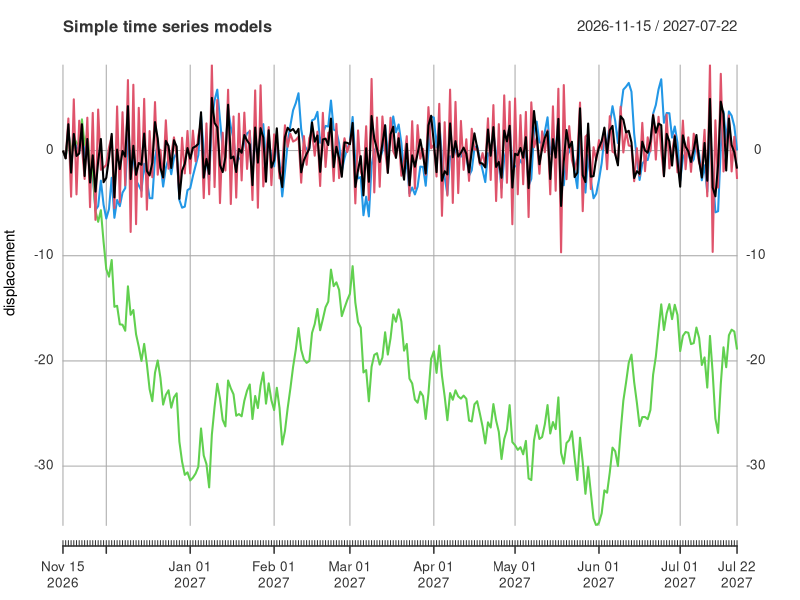
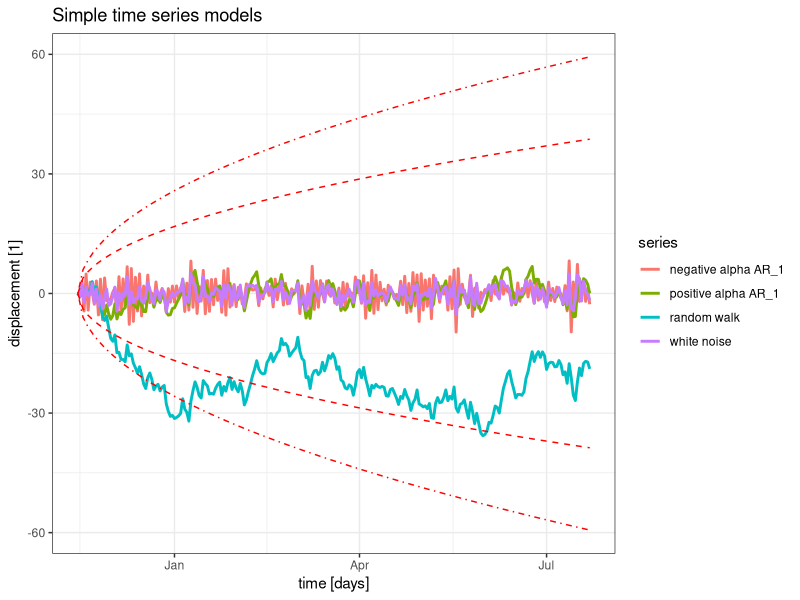
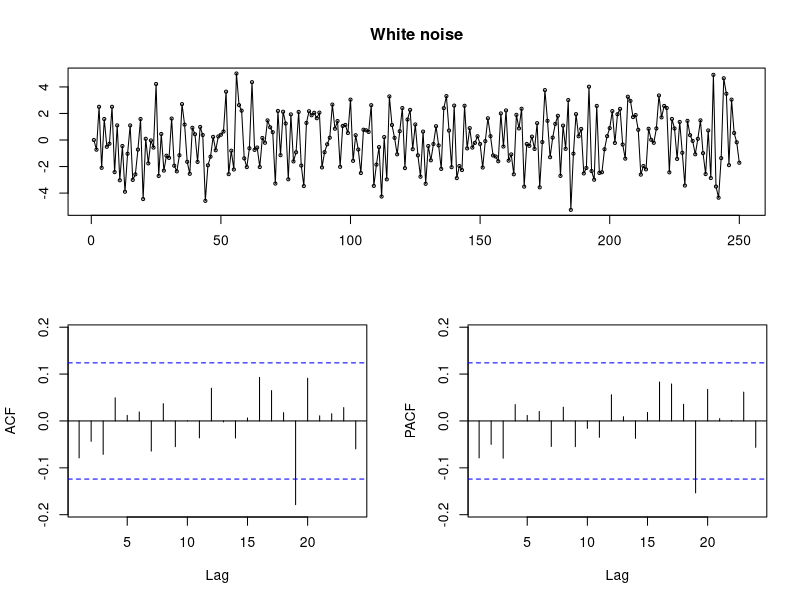
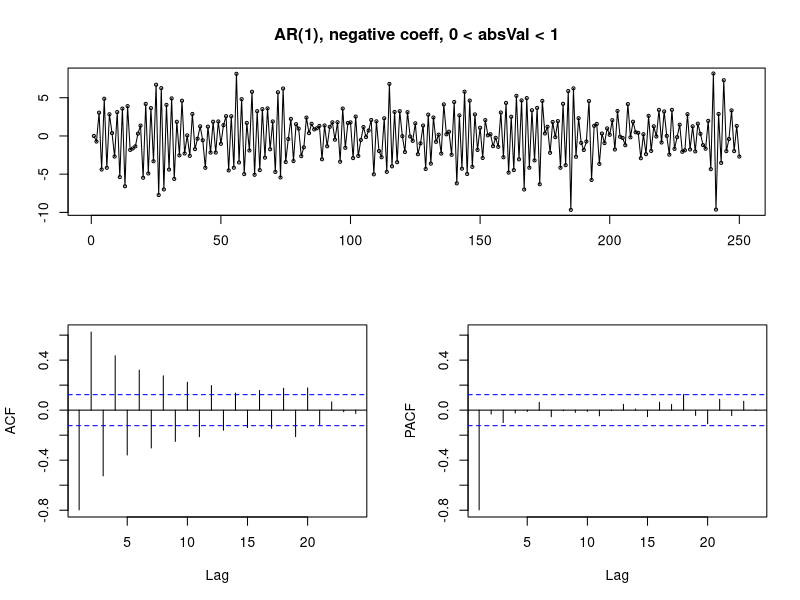
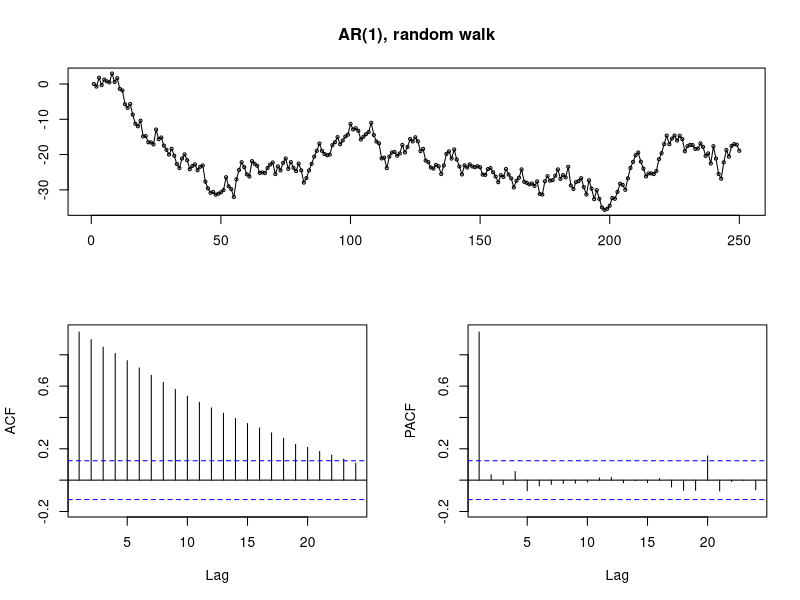
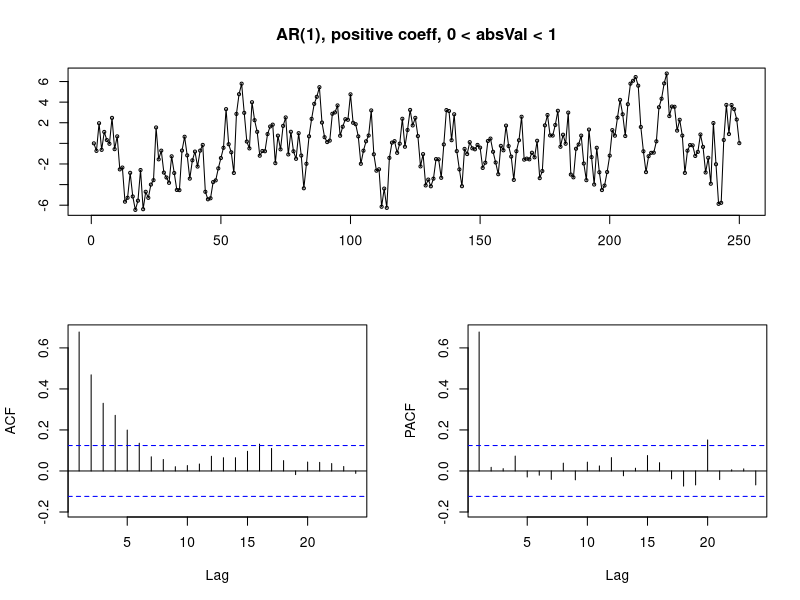
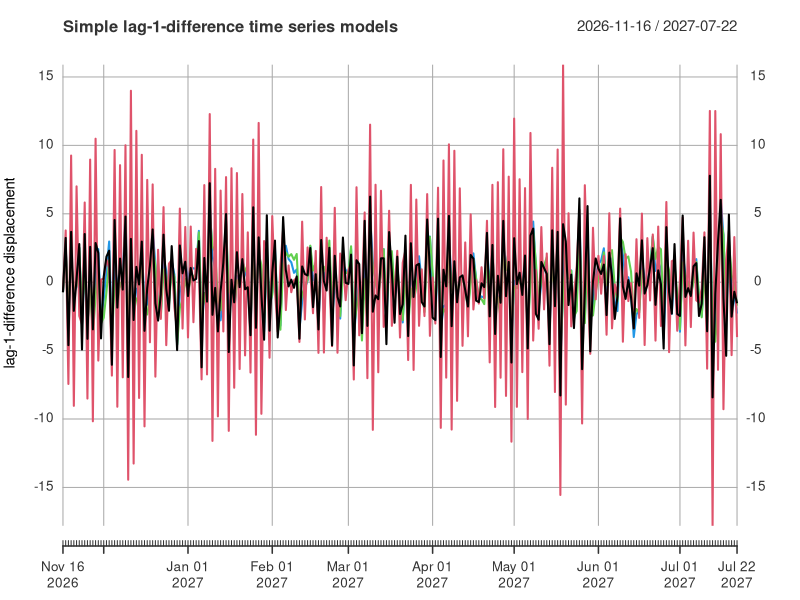
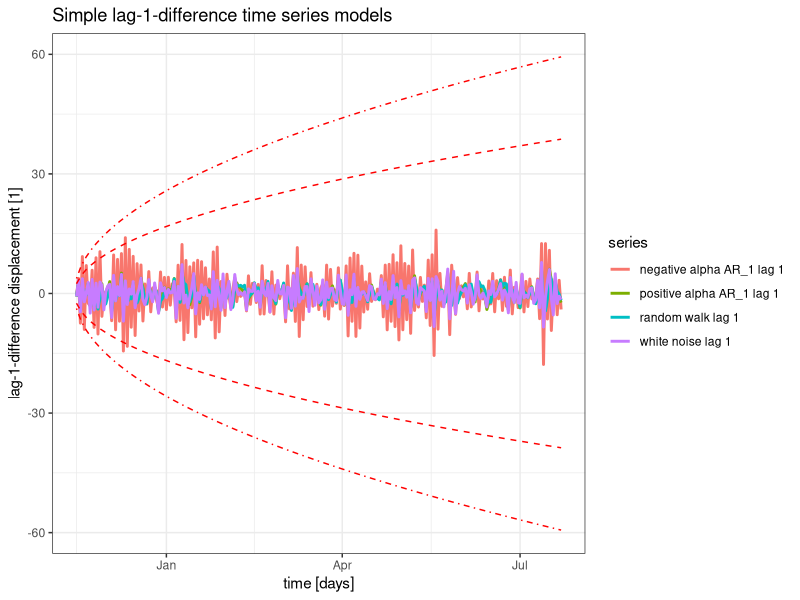

Here is the R script that generated these plots, in order:
## ---- chunk 1
knitr::opts_chunk$set(echo = TRUE)
## ---- chunk 2
library(tidyverse)
library(xts)
library(forecast)
library(urca)
## ---- chunk 3
n <- 250
alpha <- 0.75
sigma <- 2.0
## ---- chunk 4
time <- Sys.Date() + 0:(n - 1)
y1 <- y2 <- y3 <- y4 <- c(rep(x = 0, times = n))
## ---- chunk 5
# Gaussian white noise
w <-
  rnorm(n = n ,
        mean = 0 ,
        sd = sigma)

# alternative: Gossetian white noise (df = 2)
#w <-
#  rt(n = n , df = 2)
## ---- chunk 6
for (i in 2:n) {
  
  # white noise
  y1[i] <- w[i]
  
  # AR(1): negative coeff, 0 < absVal < 1
  y2[i] <- -alpha * y2[i - 1] + w[i]
  
  # AR(1): random walk
  y3[i] <- y3[i - 1] + w[i]
  
  # AR(1): positive coeff, 0 < absVal < 1
  y4[i] <- alpha * y4[i - 1] + w[i]
}
## ---- chunk 7
y_xts <- xts(x = t(rbind(y1, y2, y3, y4)) ,
             order.by = time)
## ---- chunk 8
quantileLineNorm <-
  function(x,
           sign = 1,
           prob = 0.89,
           sigma = 1.0) {
    t1 <- (x - Sys.Date())
    t2 <- as.numeric(t1)
    out <- sign * qnorm(p = prob, mean = 0, sd = sigma) * sqrt(t2)
    return(out)
  }
## ---- chunk 9
plot.xts(
  x = y_xts ,
  main = "Simple time series models" ,
  xlab = "time" ,
  ylab = "displacement"
)
## ---- chunk 10
mseries <-
  cbind(y_xts$y1 ,
        y_xts$y2 ,
        y_xts$y3 ,
        y_xts$y4)
names(mseries) <-
  c("white noise" ,
    "negative alpha AR_1" ,
    "random walk" ,
    "positive alpha AR_1")
index(mseries) <-
  as.Date(index(mseries))

broom::tidy(x = mseries) %>%
  ggplot(data = .,
         mapping = aes(x = index, y = value, colour = series)) +
  geom_line(size = 1.0) +
  labs(title = "Simple time series models") +
  xlab(label = "time [days]") +
  ylab(label = "displacement [1]") +
  stat_function(
    fun = quantileLineNorm,
    args = list(sign = 1,
                prob = 0.89,
                sigma = sigma),
    linetype = "dashed",
    colour = "red"
  ) +
  stat_function(
    fun = quantileLineNorm,
    args = list(
      sign = -1,
      prob = 0.89,
      sigma = sigma
    ),
    linetype = "dashed",
    colour = "red"
  ) +
  stat_function(
    fun = quantileLineNorm,
    args = list(sign = 1,
                prob = 0.97,
                sigma = sigma),
    linetype = "dotdash",
    colour = "red"
  ) +
  stat_function(
    fun = quantileLineNorm,
    args = list(
      sign = -1,
      prob = 0.97,
      sigma = sigma
    ),
    linetype = "dotdash",
    colour = "red"
  ) +
  theme_bw()
## ---- chunk 11
forecast::tsdisplay(
  x = y_xts$y1,
  plot.type = "partial",
  points = TRUE,
  ci.type = "white",
  na.action = na.pass,
  main = "White noise"
)
## ---- chunk 12
forecast::tsdisplay(
  x = y_xts$y2,
  plot.type = "partial",
  points = TRUE,
  ci.type = "white",
  na.action = na.pass,
  main = "AR(1), negative coeff, 0 < absVal < 1"
)
## ---- chunk 13
forecast::tsdisplay(
  x = y_xts$y3,
  plot.type = "partial",
  points = TRUE,
  ci.type = "white",
  na.action = na.pass,
  main = "AR(1), random walk"
)
## ---- chunk 14
forecast::tsdisplay(
  x = y_xts$y4,
  plot.type = "partial",
  points = TRUE,
  ci.type = "white",
  na.action = na.pass,
  main = "AR(1), positive coeff, 0 < absVal < 1"
)
## ---- chunk 15
coredata(y_xts) %>%
  apply(
    X = .,
    MARGIN = 2,
    FUN = ur.df,
    type = "none",
    #lags = 32 ,
    selectlags = "AIC"
  ) %>%
  map(function(urca.element) {
    return(
      tibble(
        critical_values = as.data.frame(urca.element@cval) %>%
          filter(row_number() == 1),
        test_statistic = urca.element@teststat
      )
    )
  }) %>%
  map(function(results_table) {
    results_table %>%
      transmute(
        .data = .,
        `0.01` = .$critical_values$`1pct`,
        `0.05` = .$critical_values$`5pct`,
        `0.10` = .$critical_values$`10pct`,
        teststat = .$test_statistic
      )
  }) %>%
  bind_rows(.id = "time_series")
## ---- chunk 16
coredata(y_xts) %>%
  apply(
    X = .,
    MARGIN = 2,
    FUN = ur.kpss,
    type = "mu" ,
    lags = "long"
  ) %>%
  map(function(urca.element) {
    return(
      tibble(
        critical_values = as.data.frame(urca.element@cval) %>%
          filter(row_number() == 1),
        test_statistic = urca.element@teststat
      )
    )
  }) %>%
  map(function(results_table) {
    results_table %>%
      transmute(
        .data = .,
        `0.01` = .$critical_values$`1pct`,
        `0.05` = .$critical_values$`5pct`,
        `0.10` = .$critical_values$`10pct`,
        teststat = .$test_statistic
      )
  }) %>%
  bind_rows(.id = "time_series")
## ---- chunk 17
y_diff_xts <- diff(x = y_xts, lag = 1) %>%
  na.omit(object = .)
## ---- chunk 18
plot.xts(
  x = y_diff_xts ,
  main = "Simple lag-1-difference time series models" ,
  xlab = "time" ,
  ylab = "lag-1-difference displacement"
)
## ---- chunk 19
mseries2 <-
  cbind(y_diff_xts$y1 ,
        y_diff_xts$y2 ,
        y_diff_xts$y3 ,
        y_diff_xts$y4)
names(mseries2) <-
  c(
    "white noise lag 1" ,
    "negative alpha AR_1 lag 1" ,
    "random walk lag 1" ,
    "positive alpha AR_1 lag 1"
  )
index(mseries2) <-
  as.Date(index(mseries2))

broom::tidy(x = mseries2) %>%
  ggplot(data = .,
         mapping = aes(x = index, y = value, colour = series)) +
  geom_line(size = 1.0) +
  labs(title = "Simple lag-1-difference time series models") +
  xlab(label = "time [days]") +
  ylab(label = "lag-1-difference displacement [1]") +
  stat_function(
    fun = quantileLineNorm,
    args = list(sign = 1,
                prob = 0.89,
                sigma = sigma),
    linetype = "dashed",
    colour = "red"
  ) +
  stat_function(
    fun = quantileLineNorm,
    args = list(
      sign = -1,
      prob = 0.89,
      sigma = sigma
    ),
    linetype = "dashed",
    colour = "red"
  ) +
  stat_function(
    fun = quantileLineNorm,
    args = list(sign = 1,
                prob = 0.97,
                sigma = sigma),
    linetype = "dotdash",
    colour = "red"
  ) +
  stat_function(
    fun = quantileLineNorm,
    args = list(
      sign = -1,
      prob = 0.97,
      sigma = sigma
    ),
    linetype = "dotdash",
    colour = "red"
  ) +
  theme_bw()
## ---- chunk 20
forecast::tsdisplay(
  x = y_diff_xts$y1,
  plot.type = "partial",
  points = TRUE,
  ci.type = "white",
  na.action = na.pass,
  main = "Lag-1-difference white noise"
)
## ---- chunk 21
forecast::tsdisplay(
  x = y_diff_xts$y2,
  plot.type = "partial",
  points = TRUE,
  ci.type = "white",
  na.action = na.pass,
  main = "Lag-1-difference AR(1), negative coeff, 0 < absVal < 1"
)
## ---- chunk 22
forecast::tsdisplay(
  x = y_diff_xts$y3,
  plot.type = "partial",
  points = TRUE,
  ci.type = "white",
  na.action = na.pass,
  main = "Lag-1-difference AR(1), random walk"
)
## ---- chunk 23
forecast::tsdisplay(
  x = y_diff_xts$y4,
  plot.type = "partial",
  points = TRUE,
  ci.type = "white",
  na.action = na.pass,
  main = "Lag-1-difference AR(1), positive coeff, 0 < absVal < 1"
)
## ---- chunk 24
coredata(y_diff_xts) %>%
  apply(
    X = .,
    MARGIN = 2,
    FUN = ur.df,
    type = "none",
    #lags = 32 ,
    selectlags = "AIC"
  ) %>%
  map(function(urca.element) {
    return(
      tibble(
        critical_values = as.data.frame(urca.element@cval) %>%
          filter(row_number() == 1),
        test_statistic = urca.element@teststat
      )
    )
  }) %>%
  map(function(results_table) {
    results_table %>%
      transmute(
        .data = .,
        `0.01` = .$critical_values$`1pct`,
        `0.05` = .$critical_values$`5pct`,
        `0.10` = .$critical_values$`10pct`,
        teststat = .$test_statistic
      )
  }) %>%
  bind_rows(.id = "time_series")
## ---- chunk 25
coredata(y_diff_xts) %>%
  apply(
    X = .,
    MARGIN = 2,
    FUN = ur.kpss,
    type = "mu" ,
    lags = "long"
  ) %>%
  map(function(urca.element) {
    return(
      tibble(
        critical_values = as.data.frame(urca.element@cval) %>%
          filter(row_number() == 1),
        test_statistic = urca.element@teststat
      )
    )
  }) %>%
  map(function(results_table) {
    results_table %>%
      transmute(
        .data = .,
        `0.01` = .$critical_values$`1pct`,
        `0.05` = .$critical_values$`5pct`,
        `0.10` = .$critical_values$`10pct`,
        teststat = .$test_statistic
      )
  }) %>%
  bind_rows(.id = "time_series")
## ---- chunk 26
sessionInfo()
